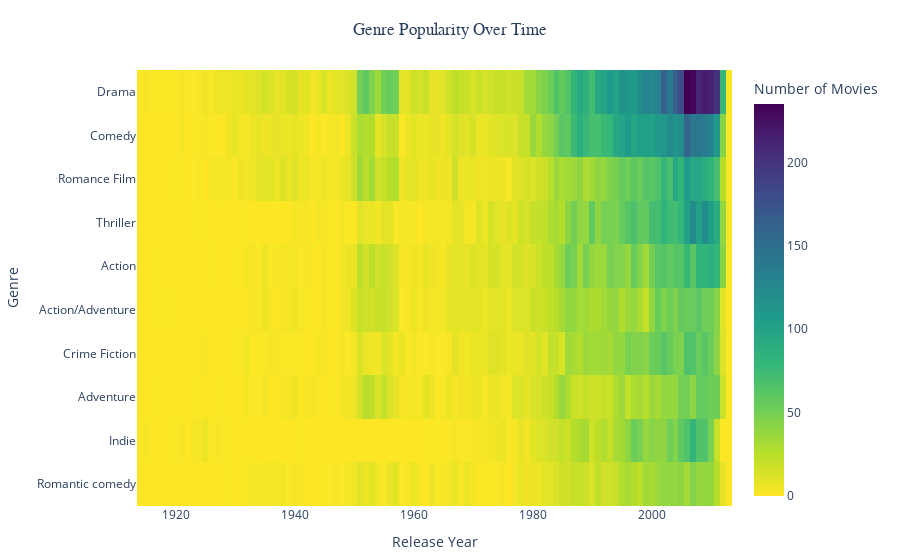

The notebook cell this image was saved under:
### Code cell
# Plot: Genre Popularity Over Time

genre_year = (
    df_genres_and_season.groupby(["movie_genres", "release_year"])
    .size()
    .reset_index(name="count")
)

genre_year_pivot = genre_year.pivot_table(
    values="count", index="movie_genres", columns="release_year", fill_value=0
)

top_genres_list = (
    df_genres_and_season["movie_genres"].value_counts().head(10).index.tolist()
)
genre_year_pivot = genre_year_pivot.loc[top_genres_list]

fig = px.imshow(
    genre_year_pivot,
    labels=dict(x="Release Year", y="Genre", color="Number of Movies"),
    x=genre_year_pivot.columns,
    y=genre_year_pivot.index,
    color_continuous_scale="viridis_r"
)

fig.update_layout(
    xaxis_title="Release Year",
    yaxis_title="Genre",
    title_x=0.5,
    template="plotly_white",
    margin=dict(t=70, b=50, l=50, r=50),  #
    title=dict(text="Genre Popularity Over Time", pad=dict(t=10, b=0)),
    title_font=dict(family="Arial"),
)

fig.show()
fig.write_html(
    f"{SAVE_PATH_WAVES}genre_popularity_over_time.html", include_plotlyjs="cdn",
    config={"toImageButtonOptions": {"filename": "genre_popularity_over_time"}},
)

### Figure 1 — Plotly figure (JSON) as saved in the notebook; plotly's stock layout.template omitted (floating-point values rounded to 4 significant figures; data arrays with more than 128 entries replaced by an {"elided": "..."} marker saying what was removed)
{"data": [{"coloraxis": "coloraxis", "hovertemplate": "Release Year: %{x}<br>Genre: %{y}<br>Number of Movies: %{z}<extra></extra>", "name": "0", "type": "heatmap", "x": [1914, 1915, 1916, 1920, 1921, 1922, 1923, 1924, 1925, 1926, 1927, 1928, 1929, 1930, 1931, 1932, 1933, 1934, 1935, 1936, 1937, 1938, 1939, 1940, 1941, 1942, 1943, 1944, 1945, 1946, 1947, 1948, 1949, 1950, 1951, 1952, 1953, 1954, 1955, 1956, 1957, 1958, 1959, 1960, 1961, 1962, 1963, 1964, 1965, 1966, 1967, 1968, 1969, 1970, 1971, 1972, 1973, 1974, 1975, 1976, 1977, 1978, 1979, 1980, 1981, 1982, 1983, 1984, 1985, 1986, 1987, 1988, 1989, 1990, 1991, 1992, 1993, 1994, 1995, 1996, 1997, 1998, 1999, 2000, 2001, 2002, 2003, 2004, 2005, 2006, 2007, 2008, 2009, 2010, 2011, 2012, 2013], "xaxis": "x", "y": ["Drama", "Comedy", "Romance Film", "Thriller", "Action", "Action/Adventure", "Crime Fiction", "Adventure", "Indie", "Romantic comedy"], "yaxis": "y", "z": {"elided": "10x97 int values"}}], "layout": {"coloraxis": {"colorbar": {"title": {"text": "Number of Movies"}}, "colorscale": [[0, "#fde725"], [0.1111, "#b5de2b"], [0.2222, "#6ece58"], [0.3333, "#35b779"], [0.4444, "#1f9e89"], [0.5556, "#26828e"], [0.6667, "#31688e"], [0.7778, "#3e4989"], [0.8889, "#482878"], [1, "#440154"]]}, "margin": {"b": 50, "l": 50, "r": 50, "t": 70}, "title": {"font": {"family": "Arial"}, "pad": {"b": 0, "t": 10}, "text": "Genre Popularity Over Time", "x": 0.5}, "xaxis": {"anchor": "y", "constrain": "domain", "domain": [0, 1], "scaleanchor": "y", "title": {"text": "Release Year"}}, "yaxis": {"anchor": "x", "autorange": "reversed", "constrain": "domain", "domain": [0, 1], "title": {"text": "Genre"}}}}
